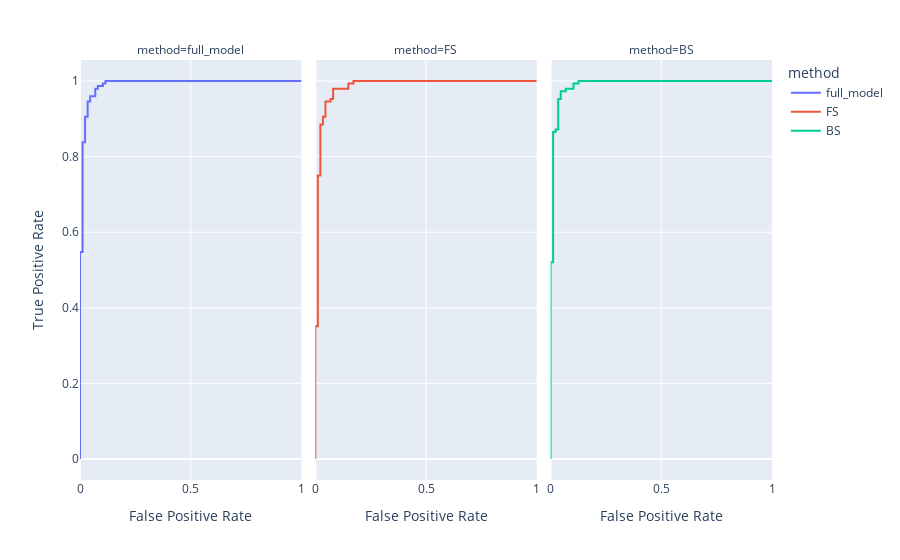

Notebook cell for this chart:
### Code cell
# Visualize ROC curve
fig = px.line(roc_df,y='True Positive Rate',x='False Positive Rate',facet_col='method',color='method')
fig

### Figure 1 — Plotly figure (JSON) as saved in the notebook; plotly's stock layout.template omitted (floating-point values rounded to 4 significant figures)
{"data": [{"hovertemplate": "method=full_model<br>False Positive Rate=%{x}<br>True Positive Rate=%{y}<extra></extra>", "legendgroup": "full_model", "line": {"color": "#636efa", "dash": "solid"}, "marker": {"symbol": "circle"}, "mode": "lines", "name": "full_model", "orientation": "v", "showlegend": true, "type": "scatter", "x": [0, 0, 0, 0.01149, 0.01149, 0.02299, 0.02299, 0.03448, 0.03448, 0.04598, 0.04598, 0.06897, 0.06897, 0.08046, 0.08046, 0.1034, 0.1034, 0.1149, 0.1149, 1], "xaxis": "x", "y": [0, 0.006757, 0.5473, 0.5473, 0.8378, 0.8378, 0.9054, 0.9054, 0.9459, 0.9459, 0.9595, 0.9595, 0.9797, 0.9797, 0.9865, 0.9865, 0.9932, 0.9932, 1, 1], "yaxis": "y"}, {"hovertemplate": "method=FS<br>False Positive Rate=%{x}<br>True Positive Rate=%{y}<extra></extra>", "legendgroup": "FS", "line": {"color": "#EF553B", "dash": "solid"}, "marker": {"symbol": "circle"}, "mode": "lines", "name": "FS", "orientation": "v", "showlegend": true, "type": "scatter", "x": [0, 0, 0, 0.01149, 0.01149, 0.02299, 0.02299, 0.03448, 0.03448, 0.04598, 0.04598, 0.06897, 0.06897, 0.08046, 0.08046, 0.1494, 0.1494, 0.1724, 0.1724, 1], "xaxis": "x2", "y": [0, 0.006757, 0.3514, 0.3514, 0.75, 0.75, 0.8851, 0.8851, 0.9054, 0.9054, 0.9459, 0.9459, 0.9527, 0.9527, 0.9797, 0.9797, 0.9932, 0.9932, 1, 1], "yaxis": "y2"}, {"hovertemplate": "method=BS<br>False Positive Rate=%{x}<br>True Positive Rate=%{y}<extra></extra>", "legendgroup": "BS", "line": {"color": "#00cc96", "dash": "solid"}, "marker": {"symbol": "circle"}, "mode": "lines", "name": "BS", "orientation": "v", "showlegend": true, "type": "scatter", "x": [0, 0, 0, 0.01149, 0.01149, 0.02299, 0.02299, 0.03448, 0.03448, 0.04598, 0.04598, 0.06897, 0.06897, 0.1034, 0.1034, 0.1264, 0.1264, 1], "xaxis": "x3", "y": [0, 0.006757, 0.5203, 0.5203, 0.8649, 0.8649, 0.8716, 0.8716, 0.9527, 0.9527, 0.973, 0.973, 0.9797, 0.9797, 0.9932, 0.9932, 1, 1], "yaxis": "y3"}], "layout": {"annotations": [{"font": {}, "showarrow": false, "text": "method=full_model", "x": 0.16, "xanchor": "center", "xref": "paper", "y": 1, "yanchor": "bottom", "yref": "paper"}, {"font": {}, "showarrow": false, "text": "method=FS", "x": 0.5, "xanchor": "center", "xref": "paper", "y": 1, "yanchor": "bottom", "yref": "paper"}, {"font": {}, "showarrow": false, "text": "method=BS", "x": 0.84, "xanchor": "center", "xref": "paper", "y": 1, "yanchor": "bottom", "yref": "paper"}], "legend": {"title": {"text": "method"}, "tracegroupgap": 0}, "margin": {"t": 60}, "xaxis": {"anchor": "y", "domain": [0, 0.32], "title": {"text": "False Positive Rate"}}, "xaxis2": {"anchor": "y2", "domain": [0.34, 0.66], "matches": "x", "title": {"text": "False Positive Rate"}}, "xaxis3": {"anchor": "y3", "domain": [0.68, 1.0], "matches": "x", "title": {"text": "False Positive Rate"}}, "yaxis": {"anchor": "x", "domain": [0, 1], "title": {"text": "True Positive Rate"}}, "yaxis2": {"anchor": "x2", "domain": [0, 1], "matches": "y", "showticklabels": false}, "yaxis3": {"anchor": "x3", "domain": [0, 1], "matches": "y", "showticklabels": false}}}
